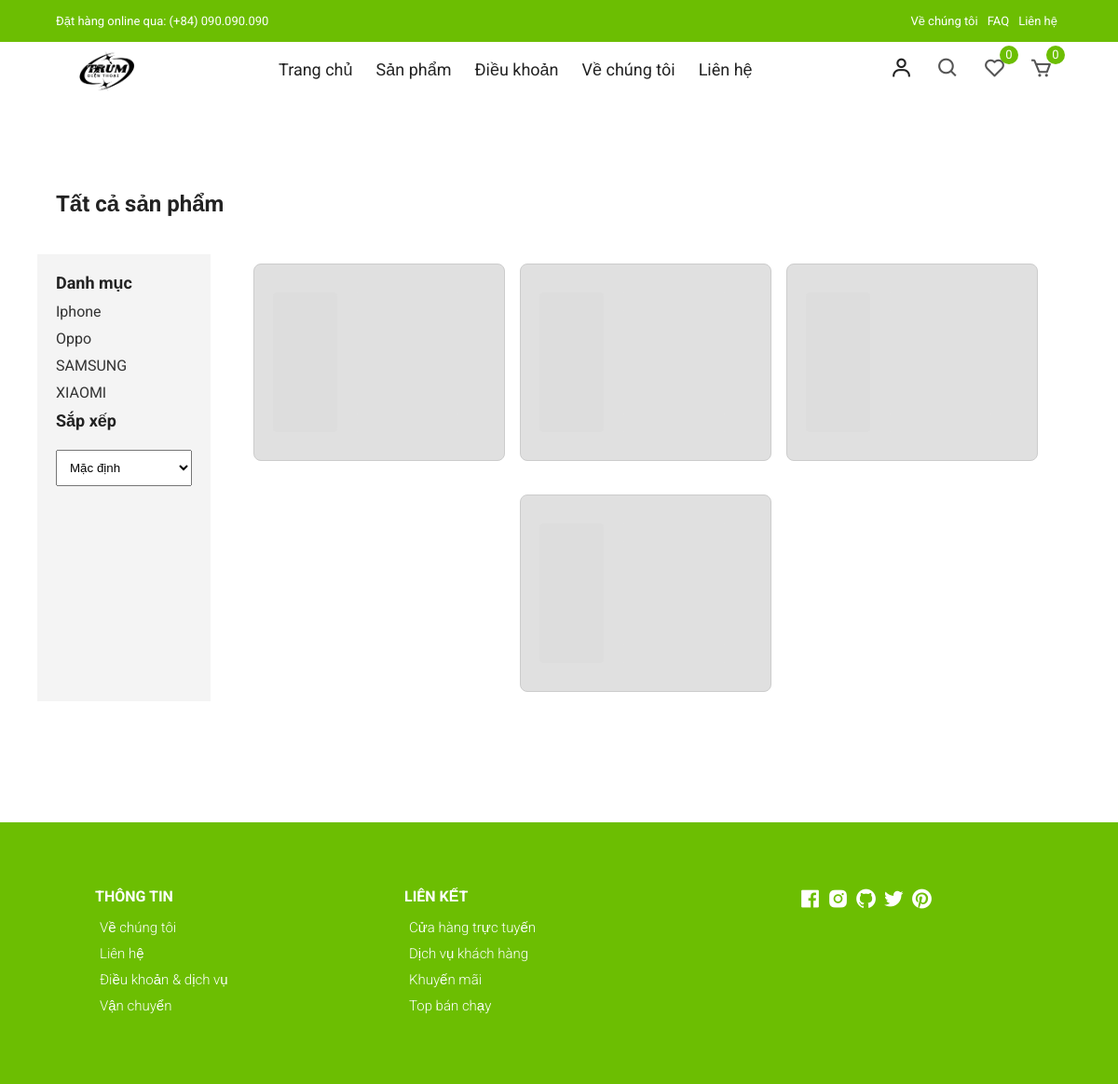
The page /product.php on the database its author committed.
### tables this page shows
CREATE TABLE `categories` (
  `category_id` int(11) NOT NULL,
  `name` varchar(100) NOT NULL,
  `description` text DEFAULT NULL
);

### product.php (the view, shortened to what this page needs)
<?php
require_once("./config/product.config.php");
$countCart  = 0;
$cateSql = "SELECT * FROM categories";
$result = $conn->query($cateSql);
$cateList = [];
while ($row = $result->fetch_assoc()) {
  $cateList[] = $row;
}
?>
<!DOCTYPE html>
<html lang="en">
<head>
  <link
    href="https://unpkg.com/boxicons@2.0.7/css/boxicons.min.css"
    rel="stylesheet" />
  <link rel="stylesheet" href="https://cdnjs.cloudflare.com/ajax/libs/Glide.js/3.4.1/css/glide.core.css">
  <link rel="stylesheet" href="https://cdnjs.cloudflare.com/ajax/libs/Glide.js/3.4.1/css/glide.theme.css">
  <link rel="stylesheet" href="./css/style.css" />
</head>
<body>
  <div class="top-nav">
    <div class="container d-flex">
      <p>Đặt hàng online qua: (+84) 090.090.090</p>
      <ul class="d-flex">
        <li><a href="#">Về chúng tôi</a></li>
        <li><a href="#">FAQ</a></li>
        <li><a href="#">Liên hệ</a></li>
      </ul>
    </div>
  </div>
  <div class="navigation">
    <div class="nav-center container d-flex">
      <a href="/" class="logo">
        <img src="./images/main-logo.png" alt="">
      </a>
      <ul class="nav-list d-flex">
        <li class="nav-item">
          <a href="/" class="nav-link">Trang chủ</a>
        </li>
        <li class="nav-item">
          <a href="./product.php" class="nav-link">Sản phẩm</a>
        </li>
        <li class="nav-item">
          <a href="#terms" class="nav-link">Điều khoản</a>
        </li>
        <li class="nav-item">
          <a href="#about" class="nav-link">Về chúng tôi</a>
        </li>
        <li class="nav-item">
          <a href="#contact" class="nav-link">Liên hệ</a>
        </li>
      </ul>
      <div class="icons d-flex">
        <div class="icon" id="user-icon">
          <a id="user-link" href="./profile.php">
            <i class="bx bx-user"></i>
          </a>
        </div>
        <div id="search-icon" class="icon">
          <i class="bx bx-search"></i>
        </div>
        <div class="icon">
          <i class="bx bx-heart"></i>
          <span class="d-flex">0</span>
        </div>
        <a onclick="handelLoadCart()" class="icon">
          <i class="bx bx-cart"></i>
          <span class="d-flex"><?php echo $countCart ?></span>
        </a>
      </div>
    </div>
  </div>
  <section class="section all-products" id="products">
    <div class="top container">
      <h1>Tất cả sản phẩm</h1>
    </div>
    <div class="product-container">
      <div class="left-menu">
        <h3>Danh mục</h3>
        <ul>
          <?php foreach ($cateList as $category): ?>
            <li><a href="#" onclick="loadCategory(<?= $category['category_id'] ?>)"><?= $category['name'] ?></a></li>
          <?php endforeach; ?>
        </ul>
        <h3>Sắp xếp</h3>
        <select id="sortSelect" name="sort" onchange="sort(this.value)">
          <option value="1">Mặc định</option>
        </select>
      </div>
      <div class="product-center container">
      </div>
    </div>
  </section>
  <section class="pagination">
  </section>
  <footer class="footer">
    <div class="row">
      <div class="col d-flex">
        <h4>THÔNG TIN</h4>
        <a href="">Về chúng tôi</a>
        <a href="">Liên hệ</a>
        <a href="">Điều khoản & dịch vụ</a>
        <a href="">Vận chuyển</a>
      </div>
      <div class="col d-flex">
        <h4>LIÊN KẾT</h4>
        <a href="">Cửa hàng trực tuyến</a>
        <a href="">Dịch vụ khách hàng</a>
        <a href="">Khuyến mãi</a>
        <a href="">Top bán chạy</a>
      </div>
      <div class="col d-flex">
        <span><i class='bx bxl-facebook-square'></i></span>
        <span><i class='bx bxl-instagram-alt'></i></span>
        <span><i class='bx bxl-github'></i></span>
        <span><i class='bx bxl-twitter'></i></span>
        <span><i class='bx bxl-pinterest'></i></span>
      </div>
    </div>
  </footer>
</body>
</html>

### css/style.css (style rules this page uses)
:root { --white: #fff; --black: #222; --green: #6cbe02; --grey1: #f0f0f0; --grey2: #e9d7d3; }
*, *::before, *::after { margin: 0; padding: 0; box-sizing: inherit; }
html { box-sizing: border-box; font-size: 62.5%; }
body { font-family: "Roboto", sans-serif; font-size: 1.6rem; background-color: var(--white); color: var(--black); font-weight: 400; font-style: normal; }
a { text-decoration: none; color: var(--black); }
li { list-style: none; }
.container { max-width: 114rem; margin: 0 auto; padding: 0 3rem; }
.d-flex { display: flex; align-items: center; }
.top-nav { background-color: var(--green); font-size: 1.3rem; color: var(--white); }
.top-nav div { justify-content: space-between; height: 4.5rem; }
.top-nav a { color: var(--white); padding: 0 0.5rem; }
.navigation { height: 6rem; line-height: 6rem; z-index: 1000; }
.nav-center { justify-content: space-between; }
.nav-center .logo { display: flex; object-fit: contain; height: 60px; }
.nav-center .nav-item:not(:last-child) { margin-right: 0.5rem; }
.nav-center .nav-link { font-size: 1.8rem; padding: 1rem; }
.icon { cursor: pointer; font-size: 2.5rem; padding: 0 1rem; color: #555; position: relative; }
.icon:not(:last-child) { margin-right: 0.5rem; }
.icon span { position: absolute; top: 3px; right: -3px; background-color: var(--green); color: var(--white); border-radius: 50%; font-size: 1.3rem; height: 2rem; width: 2rem; justify-content: center; }
.section { padding: 10rem 0 5rem 0; overflow: hidden; }
.product-center { display: flex; align-items: center; justify-content: center; flex-wrap: wrap; max-width: 120rem; margin: 0 auto; padding: 0 2rem; gap: 16px; }
.footer { padding: 7rem 1rem; background-color: var(--green); }
footer .row { display: grid; grid-template-columns: 1fr 1fr 1fr; max-width: 99.6rem; margin: 0 auto; }
.footer .col { flex-direction: column; color: var(--white); align-items: flex-start; }
.footer .col:last-child { flex-direction: row; justify-content: center; }
.footer .col:last-child span { font-size: 2.5rem; margin-right: 0.5rem; color: var(--white); }
.footer .col a { color: var(--white); font-size: 1.5rem; padding: 0.5rem; font-weight: 300; }
.footer .col h4 { margin-bottom: 1rem; }
.section .top { display: flex; align-items: center; justify-content: space-between; margin-bottom: 4rem; }
.left-menu { width: 20%; padding: 20px; background-color: #f4f4f4; }
.left-menu h3 { margin-bottom: 10px; font-size: 18px; }
.left-menu ul { list-style: none; padding-left: 0; }
.left-menu ul li { margin-bottom: 10px; }
.left-menu ul li a { text-decoration: none; color: #333; }
.left-menu select { width: 100%; padding: 10px; margin-top: 10px; }
.product-container { display: flex; margin: 0 40px; }
.pagination { display: flex; align-items: center; padding: 3rem 0 5rem 0; }

### rows shown on the page
categories: name "Iphone"
categories: name "Oppo"
categories: name "SAMSUNG"
categories: name "XIAOMI"

### other values the page prints
$countCart "0"
